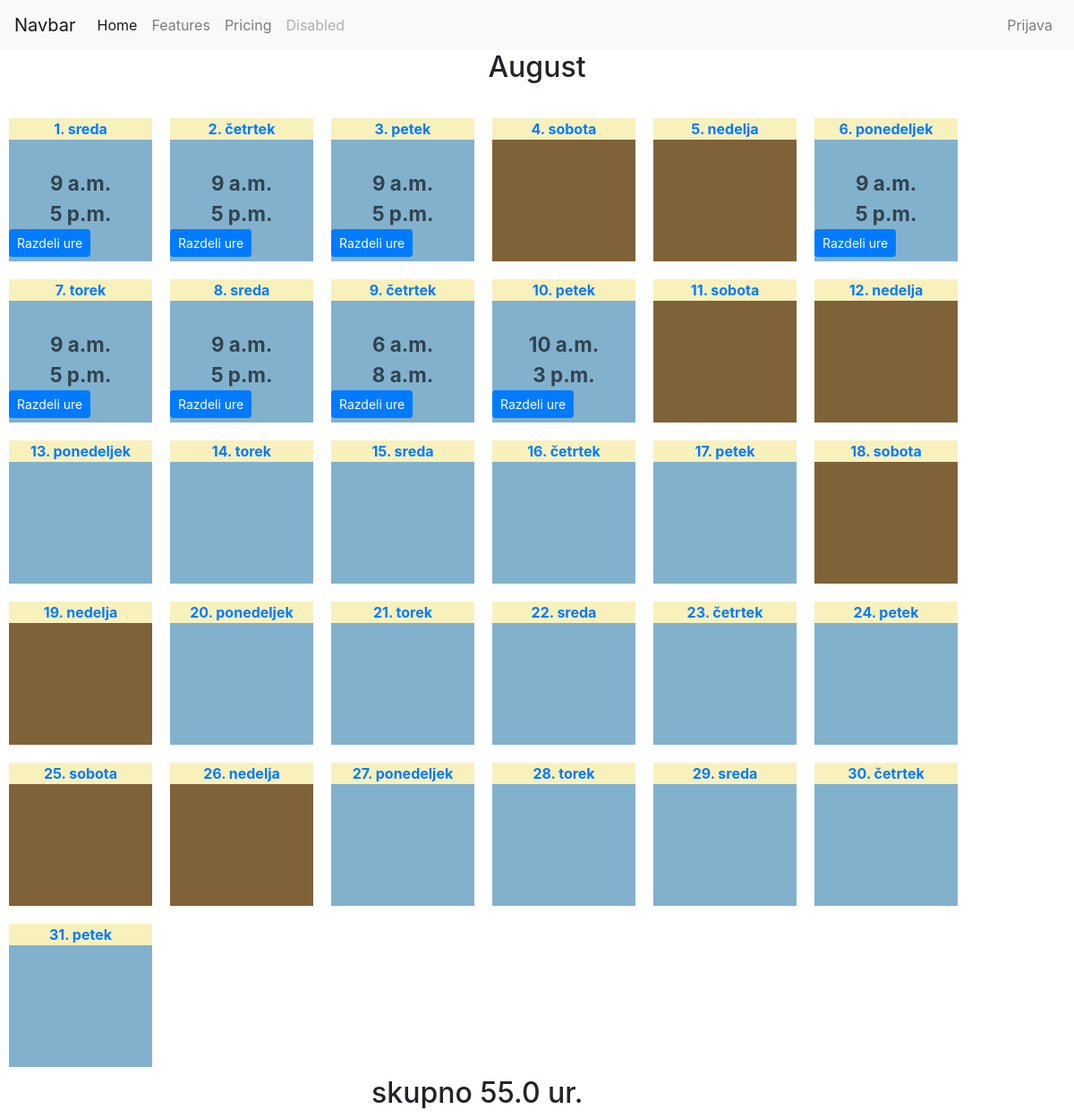
/user_admin/1/2018/8/, run on the app's committed database.
### user_admin/models.py (models this page shows, shortened)
class WorkDay(models.Model):
    worker = models.ForeignKey(User, on_delete=models.CASCADE)
    day = models.DateField()
    start_time = models.TimeField()
    end_time = models.TimeField()
    is_sick_leave = models.BooleanField(blank=True,default=False)
    is_vacation = models.BooleanField(blank=True, default=False)

### user_admin/views.py (the view)
# urls.py: path('<int:user_id>/<int:c_year>/<int:c_month>/', views.work_month_single, name="work_month_single"),
def work_month_single(request, user_id, c_year, c_month):
    days_in_month = monthrange(c_year, c_month)[1]
    days_list = list(range(1, days_in_month+1))
    days_list_dated = []
    for item in days_list:
        days_list_dated.append(datetime.date(c_year, c_month, item))
    user_work_time = {}
    work_time = WorkDay.objects.filter(worker=user_id)
    for item in work_time:
        user_work_time[item.day] = (item.start_time, item.end_time)
    current_month = calendar.month_name[c_month]
    time_list = []
    calc = 0
    for item, value in user_work_time.items():
        if item.month == c_month:
            time_converted_start = value[0].hour*60 + value[0].minute
            time_converted_end = value[1].hour*60 + value[1].minute
            temp = (time_converted_end - time_converted_start)/60
            time_list.append(temp)
            calc+=temp
    return render(request, 'user_admin/work_month_single.html', {'days_list_dated': days_list_dated, 'user_work_time': user_work_time, 'c_year': c_year, 'c_month': c_month, 'current_month': current_month, 'calc': calc, 'time_list': time_list, 'work_time': work_time})

### user_admin/templates/user_admin/work_month_single.html (shortened to what this page needs)
{% extends 'base.html' %}
{% block content %}
    <div class="row">
        <div class="col text-center">
            <h2>{{ current_month }}</h2>
        </div>
        <div class="row day-list">
        {% for day in days_list_dated %}
            {% if day|date:"l" == "nedelja" or day|date:"l" == "sobota" %}
                 <div class="day-item-red">
                    <a href="{% url 'work_day_single' user.id c_year c_month day|date:'j' %}">
                    <div class="day-title">
                        {{ day|date:"j. l" }}
                    </div>
                </a>
            </div>
            {% else %}
            <div class="day-item">
                <a href="{% url 'work_day_single' user.id c_year c_month day|date:'j' %}">
                    <div class="day-title">
                        {{ day|date:"j. l" }}
                    </div>
                </a>
                <div class="day-times text-center">
                    <ul>
                    {% for k, v in user_work_time.items %}
                        {% for val in v %}
                            {% if k|date:'Y, n, j' == day|date:'Y, n, j' %}
                                <li>{{ val }}</li>
                            {% endif %}
                        {% endfor %}
                    {% endfor %}
                    </ul>
                </div>
                {% for k, v in user_work_time.items %}
                    {% if k|date == day|date %}
                        {% for item in work_time %}
                            {% if item.day|date == day|date %}
                                <a class="btn btn-primary btn-sm" href="{% url 'divide_work_day' user.id item.id %}" role="button">Razdeli ure</a>
                            {% endif %}
                        {% endfor %}
                    {% endif %}
                {% endfor %}
            </div>
            {% endif %}
        {% endfor %}
        </div>
    </div>
    <div class="row">
        <div class="col-4">
        </div>
        <div class="col-4">
            <h2>skupno {{ calc }} ur.</h2>
        </div>
    </div>
{% endblock %}

### user_admin/static/user_admin/style.css (style rules this page uses)
.day-list { margin: 10px; }
.day-item { height: 10rem; width:10rem; background-color: #82B1CD; display: block; margin: 20px 20px 0px 0px; }
.day-item-red { height: 10rem; width:10rem; background-color: #806238; display: block; margin: 20px 20px 0px 0px; }
.day-title { text-align: center; font-weight: 700; background-color: #F9F1BC; }
.day-times { margin-top:2rem; }
.day-times > ul { list-style-type:none; margin: 0; padding: 0; }
.day-times > ul > li { margin: 0; padding: 0; font-size: 1.4rem; font-weight: 700; color: #31434D; }

### data on the page
WorkDay: v "9 a.m." "5 p.m.", day "Razdeli ure"
WorkDay: v "9 a.m." "5 p.m.", day "Razdeli ure"
WorkDay: v "9 a.m." "5 p.m.", day "Razdeli ure"
WorkDay: v "9 a.m." "5 p.m.", day "Razdeli ure"
WorkDay: v "9 a.m." "5 p.m.", day "Razdeli ure"
WorkDay: v "9 a.m." "5 p.m.", day "Razdeli ure"
WorkDay: v "6 a.m." "8 a.m.", day "Razdeli ure"
WorkDay: v "10 a.m." "3 p.m.", day "Razdeli ure"

### other printed values
{{ current_month }} "August"
{{ day|date:"j. l" }} "1. sreda" "2. četrtek" "3. petek" "6. ponedeljek" "7. torek" "8. sreda" "9. četrtek" "10. petek" "13. ponedeljek" "14. torek" "15. sreda" "16. četrtek" "17. petek" "20. ponedeljek" "21. torek" "22. sreda" "23. četrtek" "24. petek" "27. ponedeljek" "28. torek" "29. sreda" "30. četrtek" "31. petek"
{{ day|date:"j. l" }} "4. sobota" "5. nedelja" "11. sobota" "12. nedelja" "18. sobota" "19. nedelja" "25. sobota" "26. nedelja"
{{ calc }} "55.0"
